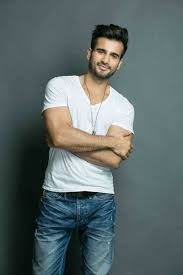
#> input picture man.jpeg, 183 x 275 px
$ jupyter execute image_to_sketch.ipynb
#> lines starting #> are read from the running program, lines starting #| are printed output that depends on the picture
# Convert Image to Pencil Sketch

#### Importing the libraries

[cell 1]
import numpy as np
import matplotlib.pyplot as plt
import seaborn as sns
import pandas as pd
import cv2

#### Reading the Image

[cell 2]
im = cv2.imread('man.jpeg')
#> im is the input picture: shape (275, 183, 3); mean B, G, R 105.4, 105.6, 92.8
im_resized = cv2.resize(im, (340, 340), interpolation=cv2.INTER_LINEAR)
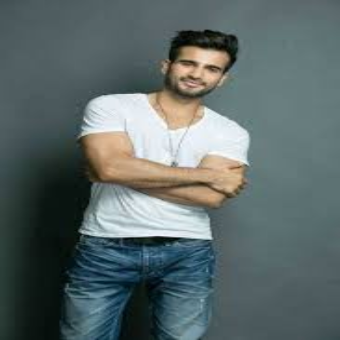
#> im_resized: shape (340, 340, 3); mean B, G, R 105.3, 105.5, 92.7

[cell 3]
plt.imshow(cv2.cvtColor(im_resized, cv2.COLOR_BGR2RGB))
plt.show()

#### Convert Original Image into Grayscale

[cell 4]
image_grey = cv2.cvtColor(im, cv2.COLOR_BGR2GRAY)
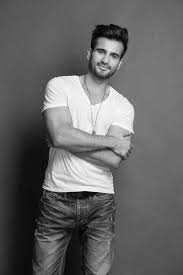
#> image_grey: shape (275, 183); min 1, max 254, mean 101.7
im_resized = cv2.resize(image_grey, (340, 340), interpolation=cv2.INTER_LINEAR)
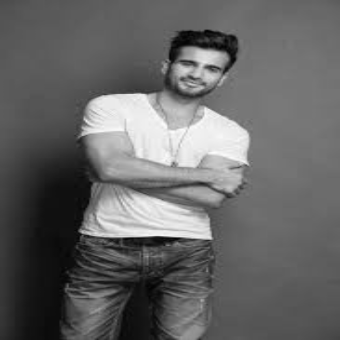
#> im_resized: shape (340, 340); min 2, max 253, mean 101.6
plt.imshow(cv2.cvtColor(im_resized, cv2.COLOR_BGR2RGB))
plt.show()

#### Inverting the Grayscale Image

[cell 5]
image_invert = cv2.bitwise_not(image_grey)
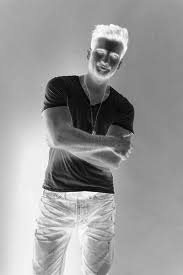
#> image_invert: shape (275, 183); min 1, max 254, mean 153.3
im_resized = cv2.resize(image_invert, (340, 340), interpolation=cv2.INTER_LINEAR)
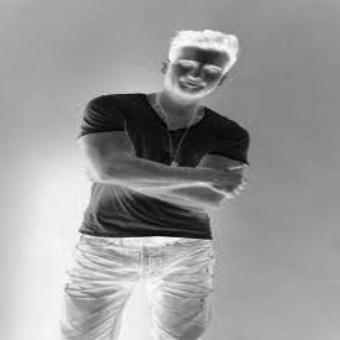
#> im_resized: shape (340, 340); min 2, max 253, mean 153.2
plt.imshow(cv2.cvtColor(im_resized, cv2.COLOR_BGR2RGB))
plt.show()

#### Blur the Image

[cell 6]
blur = cv2.GaussianBlur(image_invert, (21, 21), 0)
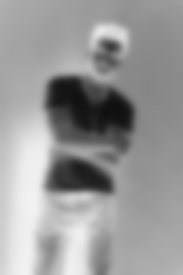
#> blur: shape (275, 183); min 15, max 242, mean 153.3

[cell 7]
blur_invert = 255-blur
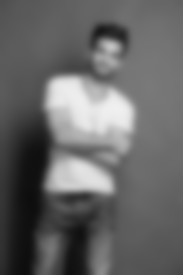
#> blur_invert: shape (275, 183); min 13, max 240, mean 101.7

#### Final Sketch

[cell 8]
final_sketch = cv2.divide(image_grey, blur_invert, scale=256.0)
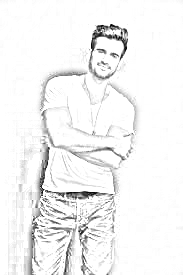
#> final_sketch: shape (275, 183); min 3, max 255, mean 243.1
im_resized = cv2.resize(final_sketch, (340, 340), interpolation=cv2.INTER_LINEAR)
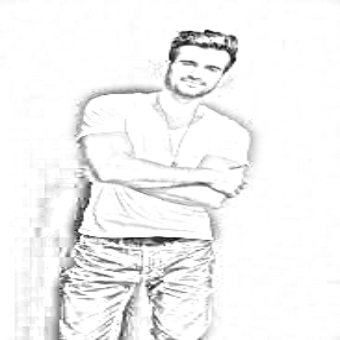
#> im_resized: shape (340, 340); min 8, max 255, mean 243.1
plt.imshow(cv2.cvtColor(im_resized, cv2.COLOR_BGR2RGB))
plt.show()
